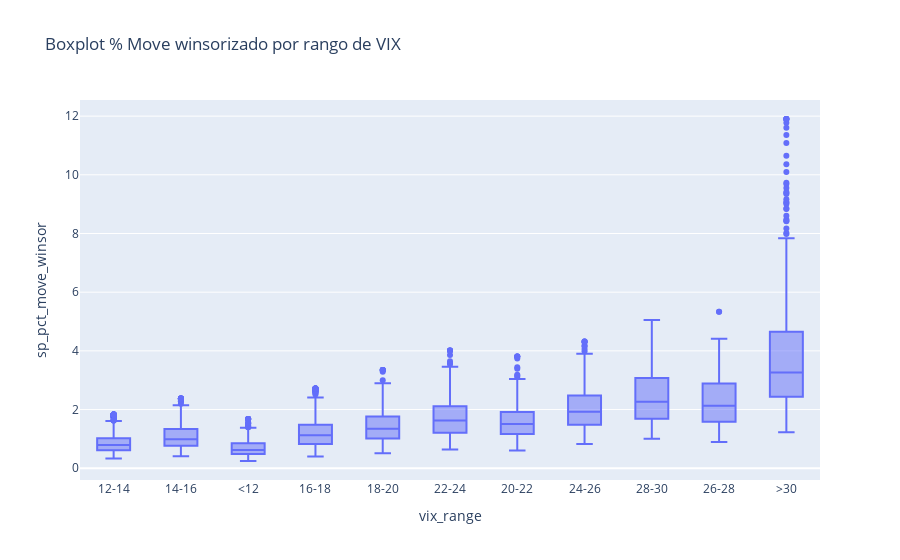

Here is the notebook cell this chart was saved with:
### Code cell
import plotly.express as px

fig = px.box(df, 
             x='vix_range', 
             y='sp_pct_move_winsor', 
             points='outliers', 
             title='Boxplot % Move winsorizado por rango de VIX')
fig.show()

### Figure 1 — Plotly figure (JSON) as saved in the notebook; plotly's stock layout.template omitted (floating-point values rounded to 4 significant figures; data arrays with more than 128 entries replaced by an {"elided": "..."} marker saying what was removed)
{"data": [{"alignmentgroup": "True", "boxpoints": "outliers", "hovertemplate": "vix_range=%{x}<br>sp_pct_move_winsor=%{y}<extra></extra>", "legendgroup": "", "marker": {"color": "#636efa"}, "name": "", "notched": false, "offsetgroup": "", "orientation": "v", "showlegend": false, "type": "box", "x": {"elided": "5166 str values"}, "x0": " ", "xaxis": "x", "y": {"elided": "5166 float values"}, "y0": " ", "yaxis": "y"}], "layout": {"boxmode": "group", "legend": {"tracegroupgap": 0}, "title": {"text": "Boxplot % Move winsorizado por rango de VIX"}, "xaxis": {"anchor": "y", "domain": [0, 1], "title": {"text": "vix_range"}}, "yaxis": {"anchor": "x", "domain": [0, 1], "title": {"text": "sp_pct_move_winsor"}}}}
